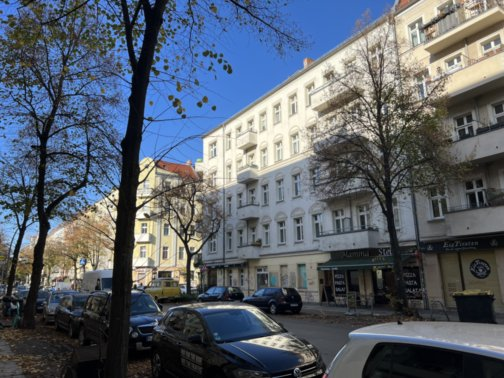
//> input picture main/data/scene1.jpg, 504 x 378 px; the run also reads 1 picture not shown here
$ ./main   (built with g++ and OpenCV 4, older OpenCV classes emulated)
//> lines starting //> are read from the running program, lines starting //| are printed output that depends on the picture; pictures that were not available may be replaced by others from this repository, and a replacement may not be noted
//  Developer: Baturay Özgürün
//  Copyright © 2018 Baturay Özgürün
//  If you have any requests or questions please do not hesitate to contact me via baturay.ozgurun@gmail.com

//  Project Name: Computer Vision Project -- Scene Recognition Algorithm with OpenCV
//  Project Desciption: This project aims to perform a scene recognition technique capitalizing on the Bag of Visiual Words method. A small training dataset (street images) is utilized to create vocabulary and calculate histogram distributions. Scene recognition is performed by finding the correlation between the histogram distributions of training (with the referance image) and test images. This operation allows us to evaluate scene similarities. This code also provides a similarity matrix (evaluation of the scene recognition task) and vocabulary (generated using training dataset) in text files.


//Include Headers
#include <iostream>
#include <opencv/highgui.h>
#include <opencv2/imgproc.hpp>
#include <opencv2/opencv.hpp>
#include <opencv2/xfeatures2d.hpp>
#include <opencv2/features2d.hpp>

cv::Mat DictionaryBuilding(); //Function for Vocabulary Building

//Include Namespaces
using namespace cv;
using namespace std;

int main(){
    Mat Dictionary = DictionaryBuilding(); //Get the dictionary or vacabularies computed in the costom design file
//> in DictionaryBuilding, `input = imread(name.str(),CV_LOAD_IMAGE_GRAYSCALE);`:
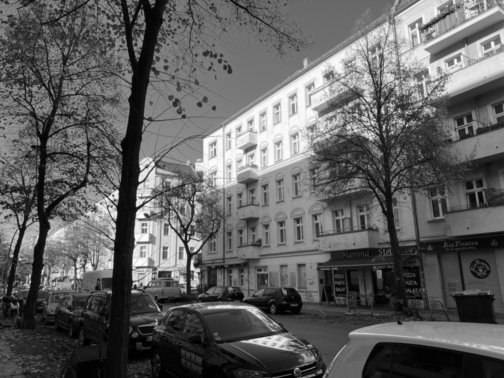
//> input: 378 rows x 504 cols, CV_8UC1; min 0, max 255, mean 95.2
//> in DictionaryBuilding, `f2d->detect(input, keypoints);`: keypoints = 2641 keypoints; strongest (x, y, size): (139, 214, 5.3), (138, 202, 4), (192, 268, 3), (116, 193, 4.4)
//> in DictionaryBuilding, `featuresUnclustered.push_back(descriptor);`:
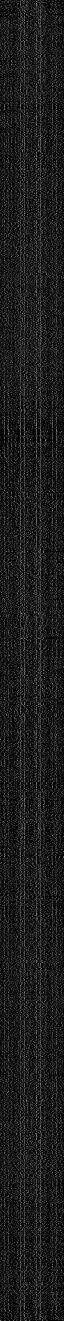
//> featuresUnclustered: 2641 rows x 128 cols, CV_32FC1 (shown at 1/2 size); min 0, max 210, mean 27.7
//> pass 2 of the loop in DictionaryBuilding, `for(int i=1;i<=7;i++)`:
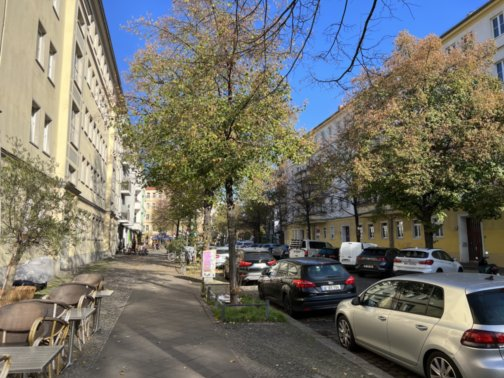
//> input picture main/data/scene2.jpg, 504 x 378 px
//> in DictionaryBuilding, `input = imread(name.str(),CV_LOAD_IMAGE_GRAYSCALE);`:
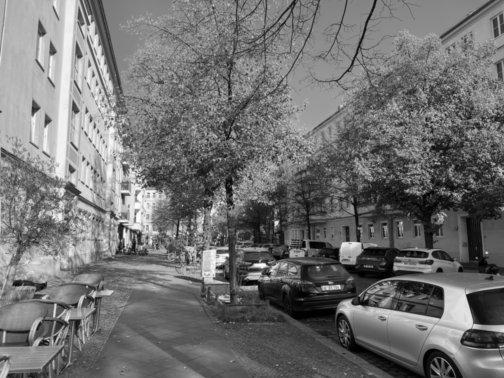
//> input: 378 rows x 504 cols, CV_8UC1; min 0, max 255, mean 112.9
//> keypoints = 2443 keypoints; strongest (x, y, size): (276, 223, 3.2), (262, 265, 4.1), (256, 265, 3.1), (227, 255, 2.3)

    Ptr<FeatureDetector> detector = xfeatures2d::SiftFeatureDetector::create(); //Define feature extacter
    Ptr<DescriptorExtractor> extractor = cv::xfeatures2d::SiftDescriptorExtractor::create(); //Define descriptor
    Ptr<DescriptorMatcher> matcher = DescriptorMatcher::create("FlannBased"); //Define a matcher
    BOWImgDescriptorExtractor bowide(extractor,matcher); //Define BOW extracter
    bowide.setVocabulary(Dictionary); //Set the vocabularies

    vector<KeyPoint> keypoints1, keypoints2; //Define keypoint variable for the SIFT
    Mat BOWHistogram, SceneHistogram; //Create matrix variable for the histogram

    Mat Scene = imread("data/scene6.jpg",CV_LOAD_IMAGE_GRAYSCALE); //Get the reference image
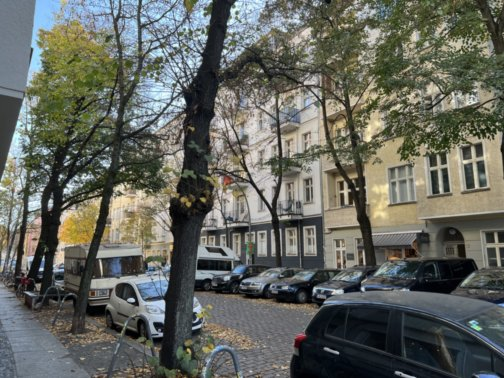
//> input picture main/data/scene6.jpg, 504 x 378 px
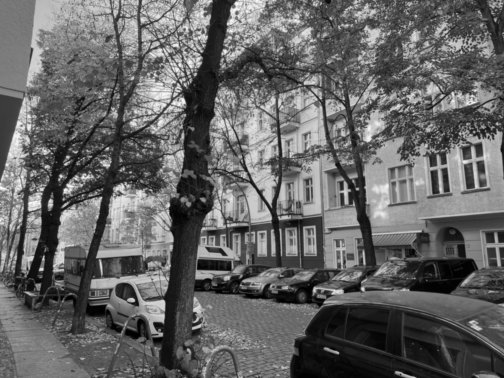
//> Scene: 378 rows x 504 cols, CV_8UC1; min 0, max 255, mean 100.5
    detector->detect(Scene, keypoints1); //Detect keypoints
//> keypoints1 = 3141 keypoints; strongest (x, y, size): (41, 269, 2.9), (50, 204, 4.5), (132, 300, 3.1), (68, 157, 2.3)
    bowide.compute(Scene, keypoints1, SceneHistogram);//Get the BOWHistogram
//> SceneHistogram = 200 values, max 0.0131 at index 97, min 0.000318 at index 27, mean 0.005

    ofstream outputfile;
    outputfile.open("results/Similarity Matrix.txt");

    for(int i = 1; i <= 2; i++){
        ostringstream scn; //To read image sequentially, we need to define a string for object recognition
        scn << "data/test" << i << ".jpg"; //Assign a name for the images
        Mat img = imread(scn.str(),CV_LOAD_IMAGE_GRAYSCALE); //Read the image
        detector->detect(img, keypoints2); //Detect keypoints
//> keypoints2 has the same summary as keypoints in DictionaryBuilding
        bowide.compute(img, keypoints2, BOWHistogram);//Get the BOWHistogram
//> BOWHistogram = 200 values, max 0.0156 at index 68, min 0.00123 at index 27, mean 0.005

        double correlation = compareHist(SceneHistogram, BOWHistogram, 0); //Measure the correlation value btw histograms
//> correlation = 0.271

        //Write the similary of the exemined object on not only the console but also the text file named Similarity Matrix.txt
        if (abs(correlation) >= 0.3){
            outputfile << "The " << i << "th (st,nd) Test Image is Very Similar as the Images in the Dataset." << endl;
            cout << "The " << i << "th (st,nd) Test Image is Very Similar as the Images in the Dataset." << endl;
        }
        else if (abs(correlation) <= 0.3){
            outputfile << "The " << i << "th (st,nd) Test Image is Slightly OR Substantially Different from the Dataset Images." << endl;
            cout << "The " << i << "th (st,nd) Test Image is Slightly OR Substantially Different from the Dataset Images." << endl;
        }
    }
//> pass 2 of the loop `for(int i = 1; i <= 2; i++)`:
    return 0;
}

//Function for Vocabulary Building
Mat DictionaryBuilding(){
    Mat input, descriptor, featuresUnclustered; //Define matrix variables
    vector<KeyPoint> keypoints; //Define keypoint variable for the SIFT
    cv::xfeatures2d::SiftDescriptorExtractor detector; //Define detector

    for(int i=1;i<=7;i++){
        Ptr<Feature2D> f2d = xfeatures2d::SIFT::create();
        ostringstream name; //To read image sequentially, we need to define a string for a training image
        name << "data/scene" << i << ".jpg"; //Assign a name for the training image
        input = imread(name.str(),CV_LOAD_IMAGE_GRAYSCALE); //Read the image
        f2d->detect(input, keypoints); //Detect features
        f2d->compute(input, keypoints, descriptor); //Compute descriptors for each feature point
        featuresUnclustered.push_back(descriptor); //Compress all feature points into a Mat object
    }

    int dictionarySize = 200, retries = 1, flags = KMEANS_PP_CENTERS; //Define variables for the bow trainer
    TermCriteria tc(CV_TERMCRIT_ITER, 100, 0.001); //Define term criterial
    BOWKMeansTrainer bowTrainer(dictionarySize, tc, retries, flags); //Obtain Bow Trainer
    Mat Dictionary = bowTrainer.cluster(featuresUnclustered); //Cluster Features
    FileStorage fs("results/Vocabulary.txt", FileStorage::WRITE); //Write the vacabularies into a text file
    fs << "Vocabulary" << Dictionary;
    fs.release();
    return Dictionary; //Take the obtained dictionary to the main file in order to camputer histogram
}
